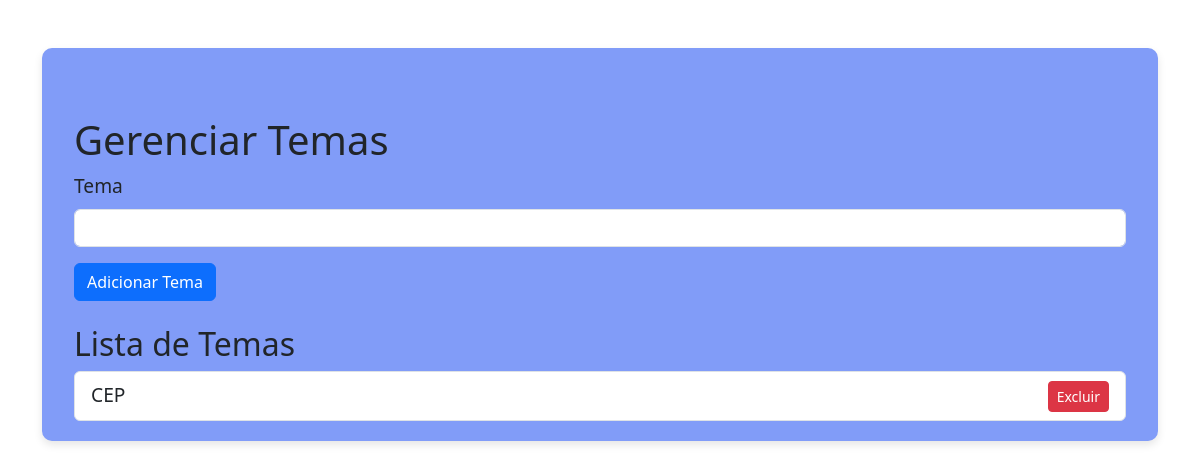
The page /admin/tema on the database as committed earlier.
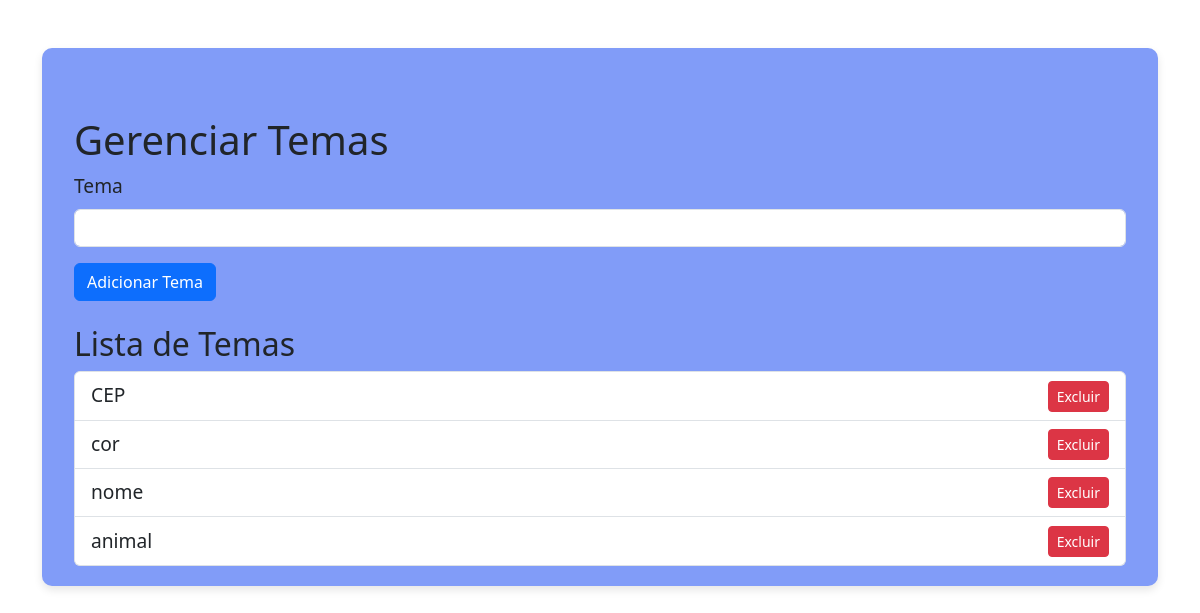
The same page on the database as committed later.
### app.py (models this page shows)
class Tema(db.Model):
    id = db.Column(db.Integer, primary_key=True)
    nome = db.Column(db.String(50), nullable=False)

### app.py (the view)
@app.route('/admin/tema', methods=['GET', 'POST'])
def admin_tema():
    if request.method == 'POST':
        nome = request.form.get('nome')
        tema = Tema(nome=nome)
        db.session.add(tema)
        db.session.commit()
    temas = Tema.query.all()
    return render_template('tema.html', temas=temas)

### templates/tema.html
{% extends "base.html" %}
{% block content %}
<div class="container mt-5">
    <h1>Gerenciar Temas</h1>
    <form method="POST" action="/admin/tema">
        <div class="mb-3">
            <label for="nome" class="form-label">Tema</label>
            <input type="text" class="form-control" id="nome" name="nome" required>
        </div>
        <button type="submit" class="btn btn-primary">Adicionar Tema</button>
    </form>
    <h2 class="mt-4">Lista de Temas</h2>
    <ul class="list-group">
        {% for tema in temas %}
            <li class="list-group-item d-flex justify-content-between align-items-center">
                {{ tema.nome }}
                <form method="POST" action="/admin/tema/{{ tema.id }}" class="d-inline">
                    <button type="submit" class="btn btn-danger btn-sm">Excluir</button>
                </form>
            </li>
        {% endfor %}
    </ul>
</div>
{% endblock %}

Rows that differ between the two databases and show on the page:
added Tema: nome "cor"
added Tema: nome "nome"
added Tema: nome "animal"
